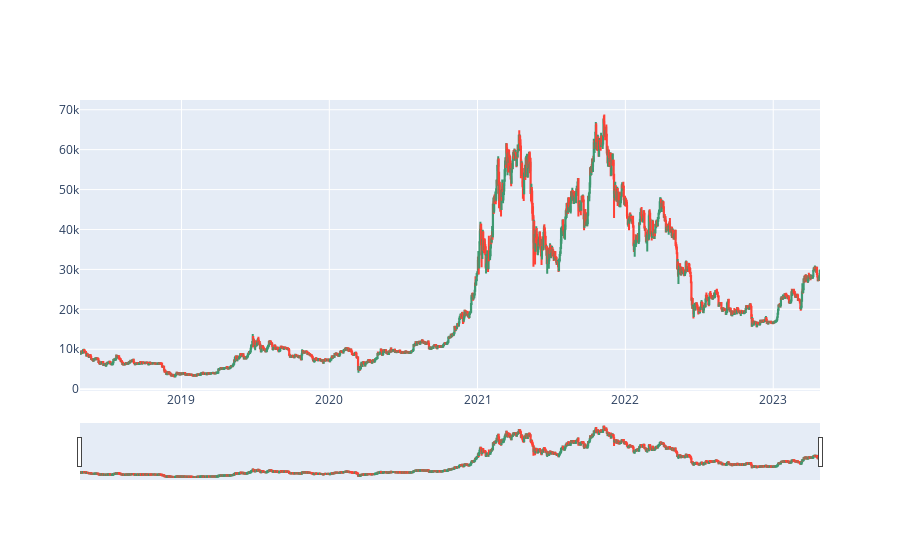

This figure's notebook cell:
### Code cell
import plotly.graph_objects as go
from datetime import datetime


data_btc = data.loc[:,'Close (BTC)'].values
data_btc
temp = yf.Ticker('BTC-USD')
data_btc = btc.history(period='5y')

fig = go.Figure(data=[go.Candlestick(x=data_btc.index,
                open=data_btc['Open'],
                high=data_btc['High'],
                low=data_btc['Low'],
                close=data_btc['Close'])])

fig.show()

### Figure 1 — Plotly figure (JSON) as saved in the notebook; plotly's stock layout.template omitted (floating-point values rounded to 4 significant figures; data arrays with more than 128 entries replaced by an {"elided": "..."} marker saying what was removed)
{"data": [{"close": {"elided": "1827 float values"}, "high": {"elided": "1827 float values"}, "low": {"elided": "1827 float values"}, "open": {"elided": "1827 float values"}, "type": "candlestick", "x": {"elided": "1827 str values"}}], "layout": {}}
